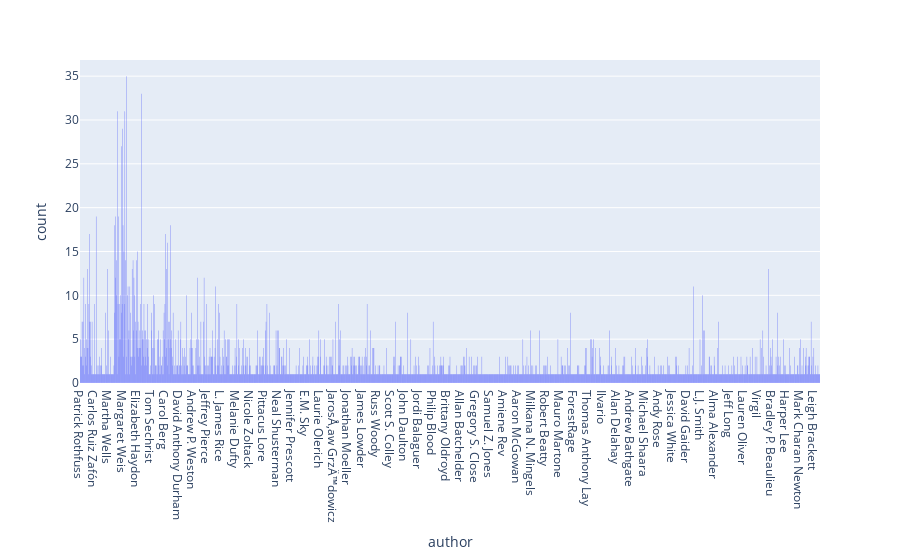

The cell this chart's notebook holds for it:
### Code cell
fig = px.histogram(df,x="author",category_orders=dict(a="title"))
fig.update_layout(bargap=0.2)
fig.show()

### Figure 1 — Plotly figure (JSON) as saved in the notebook; plotly's stock layout.template omitted (floating-point values rounded to 4 significant figures; data arrays with more than 128 entries replaced by an {"elided": "..."} marker saying what was removed)
{"data": [{"alignmentgroup": "True", "bingroup": "x", "hovertemplate": "author=%{x}<br>count=%{y}<extra></extra>", "legendgroup": "", "marker": {"color": "#636efa", "pattern": {"shape": ""}}, "name": "", "offsetgroup": "", "orientation": "v", "showlegend": false, "type": "histogram", "x": {"elided": "3586 str values"}, "xaxis": "x", "yaxis": "y"}], "layout": {"bargap": 0.2, "barmode": "relative", "legend": {"tracegroupgap": 0}, "margin": {"t": 60}, "xaxis": {"anchor": "y", "domain": [0, 1], "title": {"text": "author"}}, "yaxis": {"anchor": "x", "domain": [0, 1], "title": {"text": "count"}}}}
